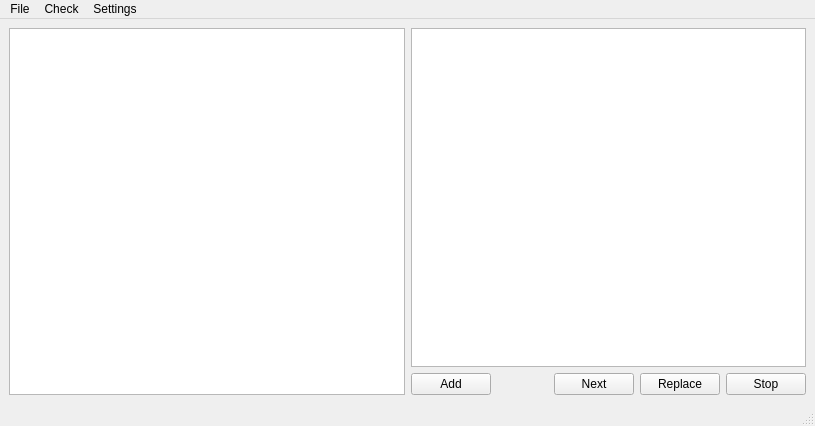
<?xml version="1.0" encoding="UTF-8"?>
<ui version="4.0">
 <class>MainWindow</class>
 <widget class="QMainWindow" name="MainWindow">
  <property name="geometry">
   <rect>
    <x>0</x>
    <y>0</y>
    <width>815</width>
    <height>426</height>
   </rect>
  </property>
  <property name="windowTitle">
   <string>Spell checker</string>
  </property>
  <widget class="QWidget" name="centralwidget">
   <property name="sizePolicy">
    <sizepolicy hsizetype="Expanding" vsizetype="Expanding">
     <horstretch>0</horstretch>
     <verstretch>0</verstretch>
    </sizepolicy>
   </property>
   <property name="layoutDirection">
    <enum>Qt::LeftToRight</enum>
   </property>
   <layout class="QHBoxLayout" name="horizontalLayout_2">
    <item>
     <layout class="QHBoxLayout" name="horizontalLayout" stretch="0,0">
      <item>
       <widget class="QTextEdit" name="textEdit"/>
      </item>
      <item>
       <widget class="QWidget" name="SPELL_WIDGET" native="true">
        <property name="maximumSize">
         <size>
          <width>400</width>
          <height>16777215</height>
         </size>
        </property>
        <property name="layoutDirection">
         <enum>Qt::LeftToRight</enum>
        </property>
        <property name="autoFillBackground">
         <bool>false</bool>
        </property>
        <layout class="QHBoxLayout" name="horizontalLayout_3">
         <property name="leftMargin">
          <number>0</number>
         </property>
         <property name="topMargin">
          <number>0</number>
         </property>
         <property name="rightMargin">
          <number>0</number>
         </property>
         <property name="bottomMargin">
          <number>0</number>
         </property>
         <item>
          <layout class="QVBoxLayout" name="SPELL_LAY" stretch="0,0">
           <property name="spacing">
            <number>6</number>
           </property>
           <item>
            <widget class="QListWidget" name="listWidget"/>
           </item>
           <item>
            <layout class="QHBoxLayout" name="BUT_LAY" stretch="0,0,0,0,0">
             <item>
              <widget class="QPushButton" name="AddButton">
               <property name="text">
                <string>Add</string>
               </property>
              </widget>
             </item>
             <item>
              <spacer name="horizontalSpacer">
               <property name="orientation">
                <enum>Qt::Horizontal</enum>
               </property>
               <property name="sizeHint" stdset="0">
                <size>
                 <width>40</width>
                 <height>20</height>
                </size>
               </property>
              </spacer>
             </item>
             <item>
              <widget class="QPushButton" name="NextButton">
               <property name="text">
                <string>Next</string>
               </property>
              </widget>
             </item>
             <item>
              <widget class="QPushButton" name="ReplaceButton">
               <property name="text">
                <string>Replace</string>
               </property>
              </widget>
             </item>
             <item>
              <widget class="QPushButton" name="StopButton">
               <property name="text">
                <string>Stop</string>
               </property>
              </widget>
             </item>
            </layout>
           </item>
          </layout>
         </item>
        </layout>
       </widget>
      </item>
     </layout>
    </item>
   </layout>
  </widget>
  <widget class="QMenuBar" name="menubar">
   <property name="geometry">
    <rect>
     <x>0</x>
     <y>0</y>
     <width>815</width>
     <height>22</height>
    </rect>
   </property>
   <widget class="QMenu" name="menuFile">
    <property name="title">
     <string>File</string>
    </property>
    <addaction name="actionOpen_File"/>
    <addaction name="actionSave_File"/>
    <addaction name="actionSave_As"/>
    <addaction name="actionQuit"/>
   </widget>
   <widget class="QMenu" name="menuSpell">
    <property name="title">
     <string>Check</string>
    </property>
    <addaction name="actionStart"/>
   </widget>
   <widget class="QMenu" name="menuSettings">
    <property name="title">
     <string>Settings</string>
    </property>
    <addaction name="actionSet_dictionary"/>
   </widget>
   <addaction name="menuFile"/>
   <addaction name="menuSpell"/>
   <addaction name="menuSettings"/>
  </widget>
  <widget class="QStatusBar" name="statusbar"/>
  <action name="actionLanguage">
   <property name="text">
    <string>Language</string>
   </property>
  </action>
  <action name="actionStart">
   <property name="text">
    <string>Start</string>
   </property>
  </action>
  <action name="actionDictionary">
   <property name="text">
    <string>Dictionary</string>
   </property>
  </action>
  <action name="actionOpen_File">
   <property name="text">
    <string>Open File</string>
   </property>
  </action>
  <action name="actionSave_File">
   <property name="text">
    <string>Save File</string>
   </property>
  </action>
  <action name="actionQuit">
   <property name="text">
    <string>Quit</string>
   </property>
  </action>
  <action name="actionSave_As">
   <property name="text">
    <string>Save As</string>
   </property>
  </action>
  <action name="actionSettings">
   <property name="text">
    <string>Path to dictionary</string>
   </property>
  </action>
  <action name="actionPath_to_dictionary">
   <property name="text">
    <string>Path to dictionary</string>
   </property>
  </action>
  <action name="actionSet_dictionary">
   <property name="text">
    <string>Set dictionary</string>
   </property>
  </action>
 </widget>
 <resources/>
 <connections/>
</ui>
